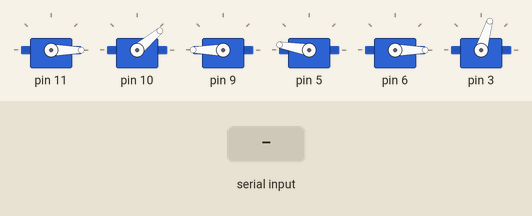
Bench run of a sketch on a simulated Arduino Uno, built with avr-gcc and run on an emulated ATmega328P. Shown: 6 × servo. The inputs (shaded band) are chosen by the test bench. What the sketch prints to the serial monitor is not drawn.

Above: at 7.2 s.
7.3 s: "g\n" received over Serial
At 9.77 s:
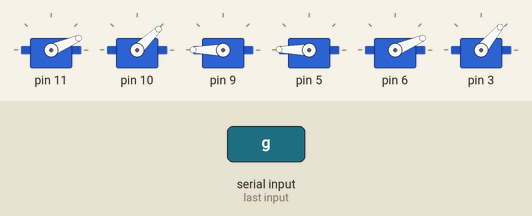
10.3 s: "s90\n" received over Serial
At 10.68 s:
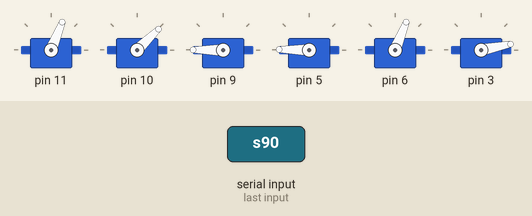
At 13.29 s:
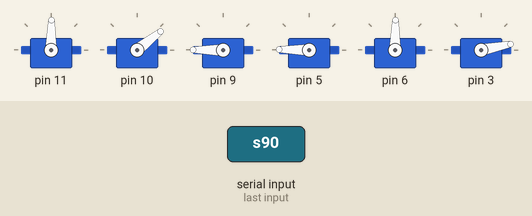
13.3 s: "b90\n" received over Serial
19.0 s: "e90\n" received over Serial
At 24.9 s:
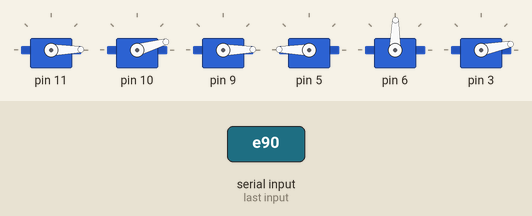
25.0 s: "v90\n" received over Serial
31.0 s: "r90\n" received over Serial
Timing chart, 0 to 35.0 s (numbered marks = the images above; inputs shaded):
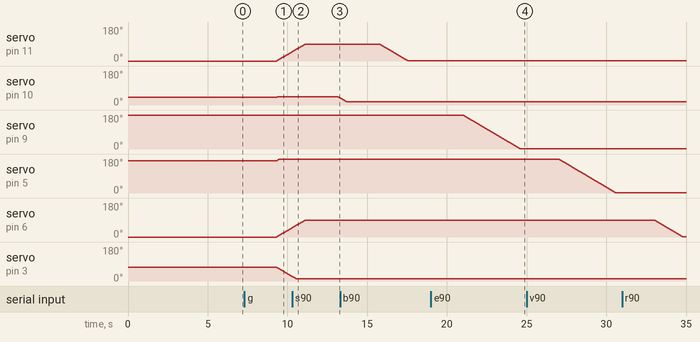

The sketch:

GrabOS_0.5.ino
```cpp
 /*
  testBraccio90.ino

 testBraccio90 is a setup sketch to check the alignment of all the servo motors
 This is the first sketch you need to run on Braccio
 When you start this sketch Braccio will be positioned perpendicular to the base
 If you can't see the Braccio in this exact position you need to reallign the servo motors position

 Created on 18 Nov 2015
 by Andrea Martino

 This example is in the public domain.
 */

#include <Braccio.h>
#include <Servo.h>


Servo base;
Servo shoulder;
Servo elbow;
Servo wrist_rot;
Servo wrist_ver;
Servo gripper;
long serialInSpeed, serialInBase, serialInShoulder, serialInElbow, serialInWristVertical, serialInWristRotation, serialInGripper;
String commandLetter;
int commandValue;
int basePos = 90;
int shoulderPos = 45;
int elbowPos = 180;
int wristVerticalPos = 180;
int wristRotationPos = 90;
int gripperPos = 10;

void setup() {
  //Initialization functions and set up the initial position for Braccio
  //All the servo motors will be positioned in the "safety" position:
  //Base (M1):90 degrees
  //Shoulder (M2): 45 degrees
  //Elbow (M3): 180 degrees
  //Wrist vertical (M4): 180 degrees
  //Wrist rotation (M5): 90 degrees
  //gripper (M6): 10 degrees
  Serial.begin(115200);
  while(!Serial){
    //Wait for the serial bus to connect over USB
  }
  Serial.println("Setup Running...");
  Braccio.begin();
  Serial.println("Braccio Setup Complete...");

}

void loop() {


  /*
   Step Delay: a milliseconds delay between the movement of each servo.  Allowed values from 10 to 30 msec.
   M1=base degrees. Allowed values from 0 to 180 degrees
   M2=shoulder degrees. Allowed values from 15 to 165 degrees
   M3=elbow degrees. Allowed values from 0 to 180 degrees
   M4=wrist vertical degrees. Allowed values from 0 to 180 degrees
   M5=wrist rotation degrees. Allowed values from 0 to 180 degrees
   M6=gripper degrees. Allowed values from 10 to 73 degrees. 10: the toungue is open, 73: the gripper is closed.
  */

  // the arm is aligned upwards  and the gripper is closed
                     //(step delay, M1, M2, M3, M4, M5, M6);
  Serial.println("GrabOS Version 0.6 by Alex King. Name subject to change.\nIn case of emergency, text at 740-549-1070.");
  Serial.println("Initializing main loop...");
  Serial.println(">>>>>COMMAND SYNTAX<<<<<\n Specify servo to move\n \tb - base\n \ts - shoulder\n \te - elbow\n \tv - wrist vertical\n \tr - wrist rotation\n \tg - gripper\n then degree value. Limits are as follows:\n \tBase: 0-180\n\tShoulder: 15-165\n\tElbow: 0-180\n\tWrist Vertical: 0-180\n\tWrist Rotation: 0-180\n\tGripper: 10-73 (Open to closed)\nInclude a space between the letter and the numerical value.\n Good luck!");
  while (true){

    if(Serial.available() != 0){
      commandLetter = Serial.readStringUntil(' ');
      char firstChar = commandLetter.charAt(0);
      Serial.print((String)firstChar + " ");

      commandValue = Serial.parseInt();
      Serial.println(commandValue);


      switch (firstChar) {
        case 'b':
          moveBase(commandValue);
          break;

        case 's':
          moveShoulder(commandValue);
          break;

        case 'e':
          moveElbow(commandValue);
          break;

        case 'v':
          moveWristVertical(commandValue);
          break;

        case 'r':
          moveWristRotation(commandValue);
          break;

        case 'g':
          moveGripper(commandValue);
          break;

        default:
          Serial.println("Invalid command: First character not recognized.\n \tb - base\n \ts - shoulder\n \te - elbow\n \tv - wrist vertical\n \tr - wrist rotation\n \tg - gripper");
        break;
      }
    }


  }
}

//Homemade functions to do stuff that the arm won't do for us, namely relative movement

void moveBase(int localBasePos){
  Serial.println("Setting base position to: " + (String)localBasePos);
  basePos = localBasePos;
  Braccio.ServoMovement(20, basePos, shoulderPos, elbowPos, wristVerticalPos, wristRotationPos, gripperPos);
  Serial.println("Done!");
}

void moveShoulder(int localShoulderPos){
  Serial.println("Setting shoulder position to: " + (String)localShoulderPos);
  shoulderPos = localShoulderPos;
  Braccio.ServoMovement(20, basePos, shoulderPos, elbowPos, wristVerticalPos, wristRotationPos, gripperPos);
  Serial.println("Done!");
}

void moveElbow(int localElbowPos){
  Serial.println("Setting elbow position to: " + (String)localElbowPos);
  elbowPos = localElbowPos;
  Braccio.ServoMovement(20, basePos, shoulderPos, elbowPos, wristVerticalPos, wristRotationPos, gripperPos);
  Serial.println("Done!");
}

void moveWristVertical(int localWristVerticalPos){
  Serial.println("Setting wristVertical position to: " + (String)localWristVerticalPos);
  wristVerticalPos = localWristVerticalPos;
  Braccio.ServoMovement(20, basePos, shoulderPos, elbowPos, wristVerticalPos, wristRotationPos, gripperPos);
  Serial.println("Done!");
}

void moveWristRotation(int localWristRotationPos){
  Serial.println("Setting wristRotation position to: " + (String)localWristRotationPos);
  wristRotationPos = localWristRotationPos;
  Braccio.ServoMovement(20, basePos, shoulderPos, elbowPos, wristVerticalPos, wristRotationPos, gripperPos);
  Serial.println("Done!");
}

void moveGripper(int localGripperPos){
  Serial.println("Setting Gripper position to: " + (String)localGripperPos);
  gripperPos = localGripperPos;
  Braccio.ServoMovement(20, basePos, shoulderPos, elbowPos, wristVerticalPos, wristRotationPos, gripperPos);
  Serial.println("Done!");
}

void changeArmPos(int localArmSpeed, int localBasePos, int localShoulderPos, int localElbowPos, int localWristVerticalPos, int localWristRotationPos, int localGripperPos){
  Serial.println("Moving to: " + (String)serialInSpeed + (String)serialInShoulder + (String)serialInElbow + (String)serialInWristVertical + (String)serialInWristRotation + (String)serialInGripper);
  Braccio.ServoMovement(localArmSpeed, basePos + localBasePos, shoulderPos + localShoulderPos, elbowPos + localElbowPos, wristVerticalPos + localWristVerticalPos, wristVerticalPos + localWristRotationPos, gripperPos + localGripperPos);
}

void setArmPos(int localArmSpeed, int localBasePos, int localShoulderPos, int localElbowPos, int localWristVerticalPos, int localWristRotationPos, int localGripperPos){
  basePos = localBasePos;
  shoulderPos = localShoulderPos;
  elbowPos = localElbowPos;
  wristVerticalPos = localWristVerticalPos;
  wristRotationPos = localWristRotationPos;
  gripperPos = localGripperPos;
  Braccio.ServoMovement(localArmSpeed, localBasePos, localShoulderPos, localElbowPos, localWristVerticalPos, localWristRotationPos, localGripperPos);
}
```

Measured:
- after the input at 7.3 s, servo on pin 11, servo on pin 6: moves from 0° to 49° over 0.97 s, starting after 2.0 s; servo on pin 10: 40° → 44° after 2.0 s; servo on pin 5: moves from 170° to 179° over 0.16 s, starting after 2.0 s; servo on pin 3: moves from 73° to 24° over 0.97 s, starting after 2.0 s
- after the input at 10.3 s, servo on pin 10: 44° → 38° after 2.8 s
- after the input at 19.0 s, servo on pin 9: moves from 180° to 1° over 3.6 s, starting after 2.0 s
